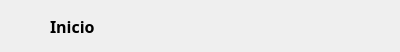
<?xml version="1.0" encoding="UTF-8"?>
<ui version="4.0">
 <class>MenuButton</class>
 <widget class="QWidget" name="MenuButton">
  <property name="geometry">
   <rect>
    <x>0</x>
    <y>0</y>
    <width>400</width>
    <height>52</height>
   </rect>
  </property>
  <property name="sizePolicy">
   <sizepolicy hsizetype="Expanding" vsizetype="Expanding">
    <horstretch>0</horstretch>
    <verstretch>0</verstretch>
   </sizepolicy>
  </property>
  <property name="minimumSize">
   <size>
    <width>0</width>
    <height>0</height>
   </size>
  </property>
  <property name="maximumSize">
   <size>
    <width>16777215</width>
    <height>60</height>
   </size>
  </property>
  <property name="windowTitle">
   <string>Form</string>
  </property>
  <property name="styleSheet">
   <string notr="true"/>
  </property>
  <layout class="QHBoxLayout" name="horizontalLayout_2">
   <property name="spacing">
    <number>0</number>
   </property>
   <property name="leftMargin">
    <number>0</number>
   </property>
   <property name="topMargin">
    <number>0</number>
   </property>
   <property name="rightMargin">
    <number>0</number>
   </property>
   <property name="bottomMargin">
    <number>0</number>
   </property>
   <item>
    <layout class="QHBoxLayout" name="horizontalLayout" stretch="1,6">
     <property name="spacing">
      <number>0</number>
     </property>
     <item>
      <widget class="QLabel" name="label">
       <property name="sizePolicy">
        <sizepolicy hsizetype="Minimum" vsizetype="Expanding">
         <horstretch>0</horstretch>
         <verstretch>0</verstretch>
        </sizepolicy>
       </property>
       <property name="minimumSize">
        <size>
         <width>50</width>
         <height>50</height>
        </size>
       </property>
       <property name="maximumSize">
        <size>
         <width>50</width>
         <height>50</height>
        </size>
       </property>
       <property name="styleSheet">
        <string notr="true">QLabel {
	text-align: center;
	padding: 15px; 
	border: none;
	background-color: none;
	color: rgb(255, 255, 255);
}</string>
       </property>
       <property name="text">
        <string/>
       </property>
       <property name="pixmap">
        <pixmap>../../res/area.svg</pixmap>
       </property>
       <property name="scaledContents">
        <bool>true</bool>
       </property>
      </widget>
     </item>
     <item>
      <widget class="QPushButton" name="pushButton">
       <property name="sizePolicy">
        <sizepolicy hsizetype="Expanding" vsizetype="Expanding">
         <horstretch>0</horstretch>
         <verstretch>0</verstretch>
        </sizepolicy>
       </property>
       <property name="font">
        <font>
         <family>Segoe UI Variable Small</family>
         <pointsize>12</pointsize>
         <bold>true</bold>
        </font>
       </property>
       <property name="styleSheet">
        <string notr="true">QPushButton {
	text-align: left;
	border: none;
	color: rgb(0, 0, 0);
	background-color: none;
}</string>
       </property>
       <property name="text">
        <string>Inicio</string>
       </property>
      </widget>
     </item>
    </layout>
   </item>
  </layout>
 </widget>
 <resources/>
 <connections/>
</ui>
